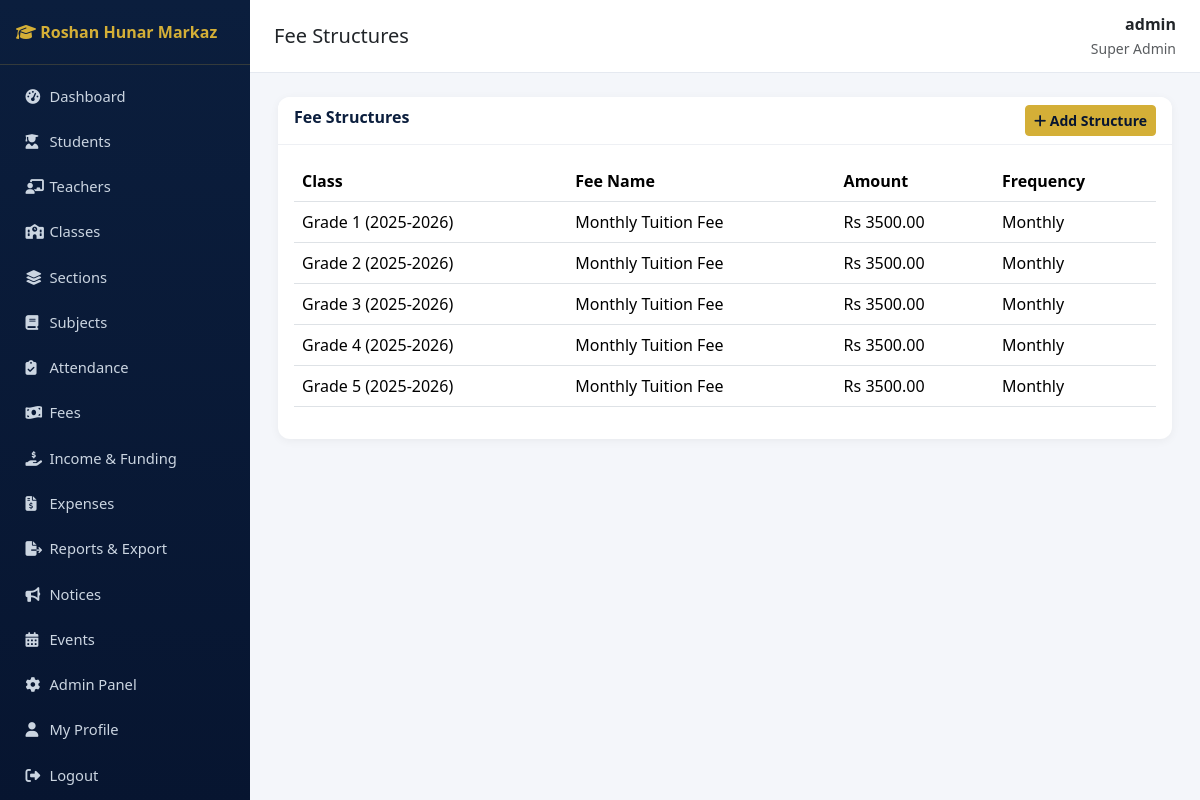
The app's page /fees/structures/ (signed in) with its own data.
### accounts/models.py (models this page shows, shortened)
class User(AbstractUser):
    class Role(models.TextChoices):
        SUPER_ADMIN = "SUPER_ADMIN", "Super Admin"
        PRINCIPAL = "PRINCIPAL", "Principal"
        ADMIN = "ADMIN", "Admin"
        TEACHER = "TEACHER", "Teacher"
        STUDENT = "STUDENT", "Student"
        PARENT = "PARENT", "Parent"
        ACCOUNTANT = "ACCOUNTANT", "Accountant"
        LIBRARIAN = "LIBRARIAN", "Librarian"
        STAFF = "STAFF", "Staff"
    role = models.CharField(max_length=20, choices=Role.choices, default=Role.STUDENT)
    phone = models.CharField(max_length=20, blank=True)
    photo = models.ImageField(upload_to="profile_photos/", blank=True, null=True)

### fees/models.py (models this page shows, shortened)
class FeeStructure(models.Model):
    school_class = models.ForeignKey("academics.SchoolClass", on_delete=models.CASCADE, related_name="fee_structures")
    name = models.CharField(max_length=100)  # e.g. Tuition Fee, Admission Fee
    amount = models.DecimalField(max_digits=10, decimal_places=2)
    frequency = models.CharField(max_length=20, choices=[("MONTHLY", "Monthly"), ("QUARTERLY", "Quarterly"), ("ANNUAL", "Annual"), ("ONE_TIME", "One Time")])

### academics/models.py (models this page shows)
class SchoolClass(models.Model):
    name = models.CharField(max_length=50)  # e.g. Grade 1
    academic_year = models.ForeignKey(AcademicYear, on_delete=models.CASCADE, related_name="classes")
    class Meta:
        unique_together = ["name", "academic_year"]
        ordering = ["name"]
    def __str__(self):
        return f"{self.name} ({self.academic_year})"

class AcademicYear(models.Model):
    name = models.CharField(max_length=20, unique=True)  # e.g. 2025-2026
    start_date = models.DateField()
    end_date = models.DateField()
    is_current = models.BooleanField(default=False)
    def __str__(self):
        return self.name

### fees/views.py (the view)
# urls.py: path("structures/", views.FeeStructureListView.as_view(), name="structure_list"),
class FeeStructureListView(RoleRequiredMixin, ListView):
    model = FeeStructure
    template_name = "fees/structure_list.html"
    context_object_name = "structures"
    allowed_roles = FINANCE_ROLES

### accounts/mixins.py (called while the page is built)
    def dispatch(self, request, *args, **kwargs):
        if not request.user.is_authenticated:
            return self.handle_no_permission()
        if request.user.is_superuser or request.user.role in self.allowed_roles:
            return super().dispatch(request, *args, **kwargs)
        raise PermissionDenied("You do not have permission to access this page.")

### sitepages/context_processors.py (called while the page is built)
def site_settings(request):
    return {"site_settings": SiteSettings.get_solo()}

### sitepages/models.py (called while the page is built)
    @classmethod
    def get_solo(cls):
        obj = cls.objects.first()
        if not obj:
            obj = cls.objects.create()
        return obj

### templates/fees/structure_list.html
{% extends "base.html" %}
{% block page_title %}Fee Structures{% endblock %}
{% block content %}
<div class="card">
  <div class="card-header d-flex justify-content-between"><span>Fee Structures</span><a href="{% url 'fees:structure_add' %}" class="btn btn-gold btn-sm"><i class="fa-solid fa-plus"></i> Add Structure</a></div>
  <div class="card-body">
    <table class="table table-hover">
      <thead><tr><th>Class</th><th>Fee Name</th><th>Amount</th><th>Frequency</th></tr></thead>
      <tbody>
      {% for f in structures %}
        <tr><td>{{ f.school_class }}</td><td>{{ f.name }}</td><td>Rs {{ f.amount }}</td><td>{{ f.get_frequency_display }}</td></tr>
      {% empty %}<tr><td colspan="4" class="text-center text-muted">No fee structures yet.</td></tr>{% endfor %}
      </tbody>
    </table>
  </div>
</div>
{% endblock %}

### templates/base.html (shortened to what this page needs)
{% load static %}
<!DOCTYPE html>
<html lang="en">
<head>
<link href="https://cdn.jsdelivr.net/npm/bootstrap@5.3.3/dist/css/bootstrap.min.css" rel="stylesheet">
<link href="https://cdnjs.cloudflare.com/ajax/libs/font-awesome/6.5.1/css/all.min.css" rel="stylesheet">
<link href="{% static 'css/style.css' %}" rel="stylesheet">
</head>
<body>
<nav class="sidebar" id="sidebar">
  <div class="brand"><i class="fa-solid fa-graduation-cap"></i> Roshan Hunar Markaz</div>
  <ul class="nav flex-column py-2">
    {% if request.user.role in "STUDENT,PARENT" %}
      <li class="nav-item"><a class="nav-link {% if request.resolver_match.namespace == 'portal' %}active{% endif %}" href="{% url 'portal:home' %}"><i class="fa-solid fa-gauge-high"></i> My Portal</a></li>
      <li class="nav-item"><a class="nav-link {% if request.resolver_match.namespace == 'notices' and request.resolver_match.url_name == 'list' %}active{% endif %}" href="{% url 'notices:list' %}"><i class="fa-solid fa-bullhorn"></i> Notices</a></li>
      <li class="nav-item"><a class="nav-link" href="{% url 'notices:event_list' %}"><i class="fa-solid fa-calendar-days"></i> Events</a></li>
    {% else %}
      <li class="nav-item"><a class="nav-link {% if request.resolver_match.namespace == 'dashboard' %}active{% endif %}" href="{% url 'dashboard:index' %}"><i class="fa-solid fa-gauge-high"></i> Dashboard</a></li>
      <li class="nav-item"><a class="nav-link {% if request.resolver_match.namespace == 'students' %}active{% endif %}" href="{% url 'students:list' %}"><i class="fa-solid fa-user-graduate"></i> Students</a></li>
      {% if request.user.is_superuser or request.user.role in "SUPER_ADMIN,PRINCIPAL,ADMIN" %}
      <li class="nav-item"><a class="nav-link {% if request.resolver_match.namespace == 'teachers' %}active{% endif %}" href="{% url 'teachers:list' %}"><i class="fa-solid fa-chalkboard-user"></i> Teachers</a></li>
      <li class="nav-item"><a class="nav-link {% if request.resolver_match.url_name == 'class_list' %}active{% endif %}" href="{% url 'academics:class_list' %}"><i class="fa-solid fa-school"></i> Classes</a></li>
      <li class="nav-item"><a class="nav-link {% if request.resolver_match.url_name == 'section_list' %}active{% endif %}" href="{% url 'academics:section_list' %}"><i class="fa-solid fa-layer-group"></i> Sections</a></li>
      <li class="nav-item"><a class="nav-link {% if request.resolver_match.url_name == 'subject_list' %}active{% endif %}" href="{% url 'academics:subject_list' %}"><i class="fa-solid fa-book"></i> Subjects</a></li>
      {% endif %}
      <li class="nav-item"><a class="nav-link " href="{% url 'attendance:mark' %}"><i class="fa-solid fa-clipboard-check"></i> Attendance</a></li>
      {% if request.user.is_superuser or request.user.role in "SUPER_ADMIN,PRINCIPAL,ADMIN,ACCOUNTANT" %}
      <li class="nav-item"><a class="nav-link {% if request.resolver_match.url_name == 'payment_list' %}active{% endif %}" href="{% url 'fees:payment_list' %}"><i class="fa-solid fa-money-bill-wave"></i> Fees</a></li>
      <li class="nav-item"><a class="nav-link {% if request.resolver_match.url_name == 'income_list' %}active{% endif %}" href="{% url 'fees:income_list' %}"><i class="fa-solid fa-hand-holding-dollar"></i> Income &amp; Funding</a></li>
      <li class="nav-item"><a class="nav-link {% if request.resolver_match.url_name == 'expense_list' %}active{% endif %}" href="{% url 'fees:expense_list' %}"><i class="fa-solid fa-file-invoice-dollar"></i> Expenses</a></li>
      {% endif %}
      {% if request.user.is_superuser or request.user.role in "SUPER_ADMIN,PRINCIPAL,ADMIN,ACCOUNTANT" %}
      <li class="nav-item"><a class="nav-link {% if request.resolver_match.namespace == 'reports' %}active{% endif %}" href="{% url 'reports:index' %}"><i class="fa-solid fa-file-export"></i> Reports &amp; Export</a></li>
      {% endif %}
      <li class="nav-item"><a class="nav-link {% if request.resolver_match.namespace == 'notices' %}active{% endif %}" href="{% url 'notices:list' %}"><i class="fa-solid fa-bullhorn"></i> Notices</a></li>
      <li class="nav-item"><a class="nav-link" href="{% url 'notices:event_list' %}"><i class="fa-solid fa-calendar-days"></i> Events</a></li>
      {% if request.user.is_superuser %}<li class="nav-item"><a class="nav-link" href="/admin/"><i class="fa-solid fa-gear"></i> Admin Panel</a></li>{% endif %}
    {% endif %}
    <li class="nav-item"><a class="nav-link" href="{% url 'accounts:profile' %}"><i class="fa-solid fa-user"></i> My Profile</a></li>
    <li class="nav-item"><a class="nav-link" href="{% url 'accounts:logout' %}"><i class="fa-solid fa-right-from-bracket"></i> Logout</a></li>
  </ul>
</nav>
<div class="main-content">
  <div class="topbar">
    <h5 class="mb-0">{% block page_title %}Dashboard{% endblock %}</h5>
    <div class="text-end">
      <div class="fw-semibold">{{ request.user.get_full_name|default:request.user.username }}</div>
      <small class="text-muted">{{ request.user.get_role_display }}</small>
    </div>
  </div>
  {% block content %}{% endblock %}
</div>
</body>
</html>

### static/css/style.css (style rules this page uses)
:root { --navy: #0b1e3d; --navy-dark: #071530; --gold: #d4af37; --gold-light: #f0d878; --bg: #f4f6fa; }
body { background: var(--bg); font-family: 'Segoe UI', Roboto, sans-serif; }
.sidebar { background: linear-gradient(180deg, var(--navy) 0%, var(--navy-dark) 100%); min-height: 100vh; width: 250px; position: fixed; top: 0; left: 0; z-index: 1030; }
.sidebar .brand { color: var(--gold); font-weight: 700; padding: 1.25rem 1rem; border-bottom: 1px solid rgba(212,175,55,.2); }
.sidebar .nav-link { color: #cbd5e1; padding: .6rem 1.1rem; border-radius: 6px; margin: 2px 8px; font-size: .92rem; }
.sidebar .nav-link i { width: 20px; }
.main-content { margin-left: 250px; padding: 1.5rem 1.75rem; }
.topbar { background: #fff; border-bottom: 1px solid #e5e9f0; padding: .75rem 1.5rem; margin: -1.5rem -1.75rem 1.5rem -1.75rem; display: flex; justify-content: space-between; align-items: center; }
.card { border: none; border-radius: 12px; box-shadow: 0 2px 10px rgba(0,0,0,.05); }
.card-header { background: #fff; border-bottom: 1px solid #eef0f4; font-weight: 600; color: var(--navy); border-radius: 12px 12px 0 0 !important; }
.btn-gold { background: var(--gold); border-color: var(--gold); color: var(--navy-dark); font-weight: 600; }
.table thead { background: var(--navy); color: #fff; }

### records on screen
User: user.get_full_name "admin", user.role "Super Admin"
FeeStructure: school_class "Grade 1 (2025-2026)", name "Monthly Tuition Fee", amount "3500.00", frequency "Monthly"
FeeStructure: school_class "Grade 2 (2025-2026)", name "Monthly Tuition Fee", amount "3500.00", frequency "Monthly"
FeeStructure: school_class "Grade 3 (2025-2026)", name "Monthly Tuition Fee", amount "3500.00", frequency "Monthly"
FeeStructure: school_class "Grade 4 (2025-2026)", name "Monthly Tuition Fee", amount "3500.00", frequency "Monthly"
FeeStructure: school_class "Grade 5 (2025-2026)", name "Monthly Tuition Fee", amount "3500.00", frequency "Monthly"
